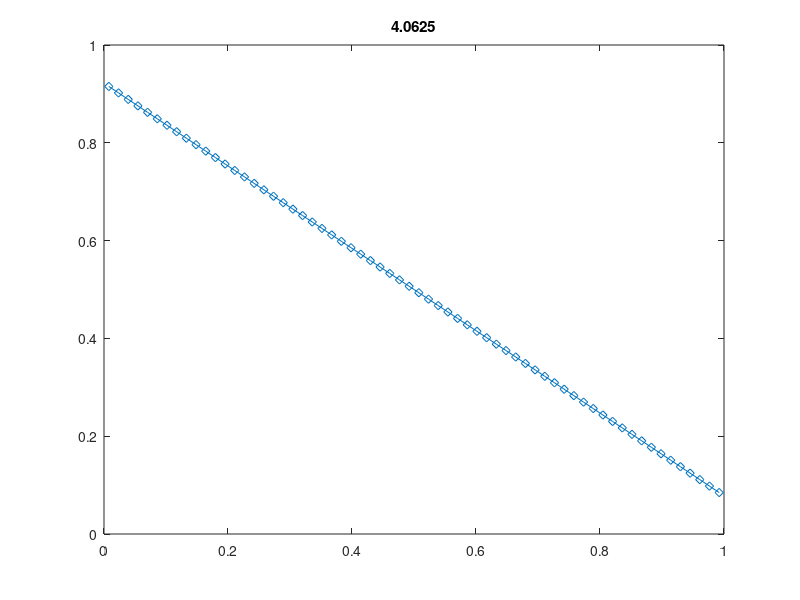

The MATLAB source for this figure:
clear,figure(1),clf 

% Mesh parameters
Nx = 64;                 % number of cells
dx = 1/Nx;               % mesh step size
xc = dx/2 : dx : 1-dx/2; % cell centers (x_{i+1/2})
xn = 0    : dx : 1;      % nodes (x_i)

% Time parameters
tbeg = 0;
tend = 1000000;
dt   = 0.25 * dx;             % time step size for stability
Nt   = (tend-tbeg) / dt;

% Boundary conditions for u
a = 1; % u(0) 
b = 0; % u(1)

% Initial conditions
%P  = rand(Nx,1);
P  = ones(Nx,1) * 0.5;   % zero initial pressure
V  = zeros(Nx+1,1);      % velocity
%dv = y*0;

% Convergence parameters
eps = 1e-3; 

for it = 1:Nt
    
    % find velocity at inner nodes
    V(2:end-1) = (1-5/Nx)*V(2:end-1) - dt*diff(P)/dx;
    % find boundary velocity
    % dV/dt = -grad(P) - c*V
    % V^{n+1} - V^n = 
    % V(1)
    V(1)       =  - dt*(P(1) - a)   / (dx/2);
    V(end)     =  - dt*(b - P(end)) / (dx/2);
    
    %dv         = dv*(1-5/Nx) - diff(q)/dx * dt;
    
    % dP/dt + diff(V)/dx = 0
    P     = P - diff(V)/dx*dt;
  
    if mod(it,10)==0
       plot(xc,P,'-d'),title(it*dt),drawnow
        
       % check error
       err = max(abs(diff(V)/dx))
       if err < eps
         printf("Converged in %d steps", it);
         break;
       end 
    end
end

%plot(x,C,'-g',x,C_it,'-d'),title(time),drawnow
%plot(xc,y,'-d'),title(time),drawnow